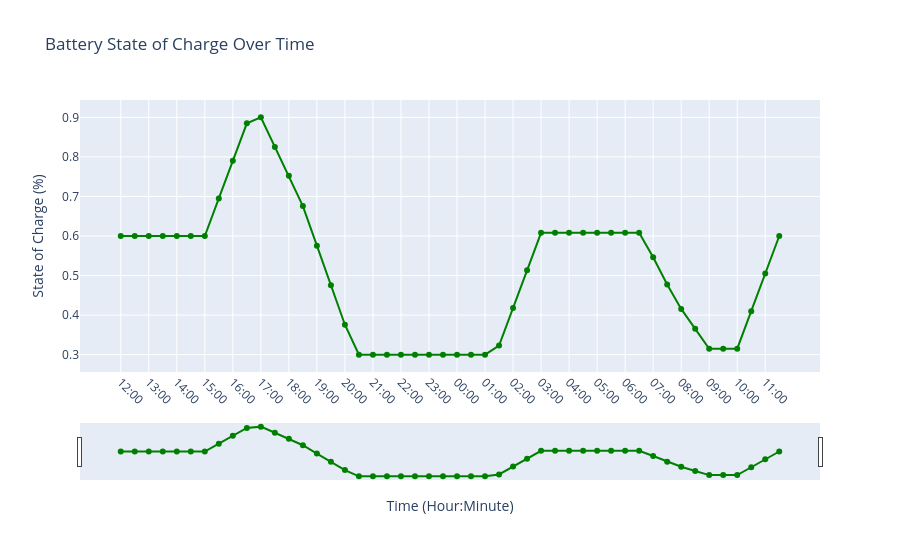

Notebook cell for this chart:
### Code cell
import plotly.graph_objs as go

# Format time axis to hour:min for 30min timestep
time_axis = pd.to_datetime(optimal_df['timestamp']).dt.strftime('%H:%M')

fig = go.Figure()
fig.add_trace(go.Scatter(
    x=time_axis,
    y=optimal_df['SOC_opt'],
    mode='markers+lines',
    name='Optimized SOC',
    marker=dict(size=6, color='green'),
    line=dict(color='green'),
    hovertemplate='Time: %{x}<br>SOC: %{y:.2f}%'
))
fig.update_layout(
    title='Battery State of Charge Over Time',
    xaxis_title='Time (Hour:Minute)',
    yaxis_title='State of Charge (%)',
    hovermode='x unified',
    xaxis=dict(
        tickmode='array',
        tickvals=time_axis[::2],  # show every hour
        ticktext=time_axis[::2],
        tickangle=45,
        rangeslider_visible=True
    )
)
fig.show()

### Figure 1 — Plotly figure (JSON) as saved in the notebook; plotly's stock layout.template omitted (floating-point values rounded to 4 significant figures)
{"data": [{"hovertemplate": "Time: %{x}<br>SOC: %{y:.2f}%", "line": {"color": "green"}, "marker": {"color": "green", "size": 6}, "mode": "markers+lines", "name": "Optimized SOC", "type": "scatter", "x": ["12:00", "12:30", "13:00", "13:30", "14:00", "14:30", "15:00", "15:30", "16:00", "16:30", "17:00", "17:30", "18:00", "18:30", "19:00", "19:30", "20:00", "20:30", "21:00", "21:30", "22:00", "22:30", "23:00", "23:30", "00:00", "00:30", "01:00", "01:30", "02:00", "02:30", "03:00", "03:30", "04:00", "04:30", "05:00", "05:30", "06:00", "06:30", "07:00", "07:30", "08:00", "08:30", "09:00", "09:30", "10:00", "10:30", "11:00", "11:30"], "y": [0.6, 0.6, 0.6, 0.6, 0.6, 0.6, 0.6, 0.695, 0.79, 0.885, 0.9, 0.8249, 0.7523, 0.6756, 0.5756, 0.4756, 0.3756, 0.3, 0.3, 0.3, 0.3, 0.3, 0.3, 0.3, 0.3, 0.3, 0.3, 0.3232, 0.4182, 0.5132, 0.6082, 0.6082, 0.6082, 0.6082, 0.6082, 0.6082, 0.6082, 0.6082, 0.5462, 0.4775, 0.4157, 0.3654, 0.315, 0.315, 0.315, 0.41, 0.505, 0.6]}], "layout": {"hovermode": "x unified", "title": {"text": "Battery State of Charge Over Time"}, "xaxis": {"rangeslider": {"visible": true}, "tickangle": 45, "tickmode": "array", "ticktext": ["12:00", "13:00", "14:00", "15:00", "16:00", "17:00", "18:00", "19:00", "20:00", "21:00", "22:00", "23:00", "00:00", "01:00", "02:00", "03:00", "04:00", "05:00", "06:00", "07:00", "08:00", "09:00", "10:00", "11:00"], "tickvals": ["12:00", "13:00", "14:00", "15:00", "16:00", "17:00", "18:00", "19:00", "20:00", "21:00", "22:00", "23:00", "00:00", "01:00", "02:00", "03:00", "04:00", "05:00", "06:00", "07:00", "08:00", "09:00", "10:00", "11:00"], "title": {"text": "Time (Hour:Minute)"}}, "yaxis": {"title": {"text": "State of Charge (%)"}}}}
